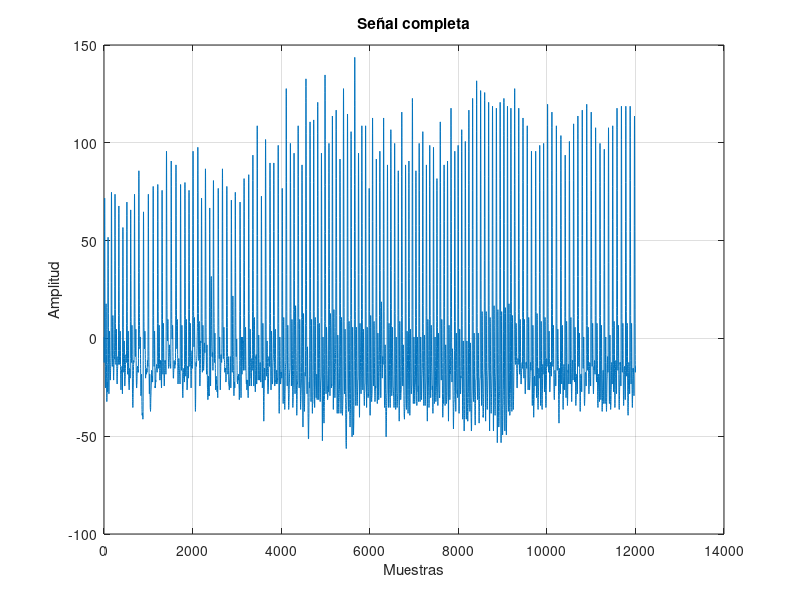
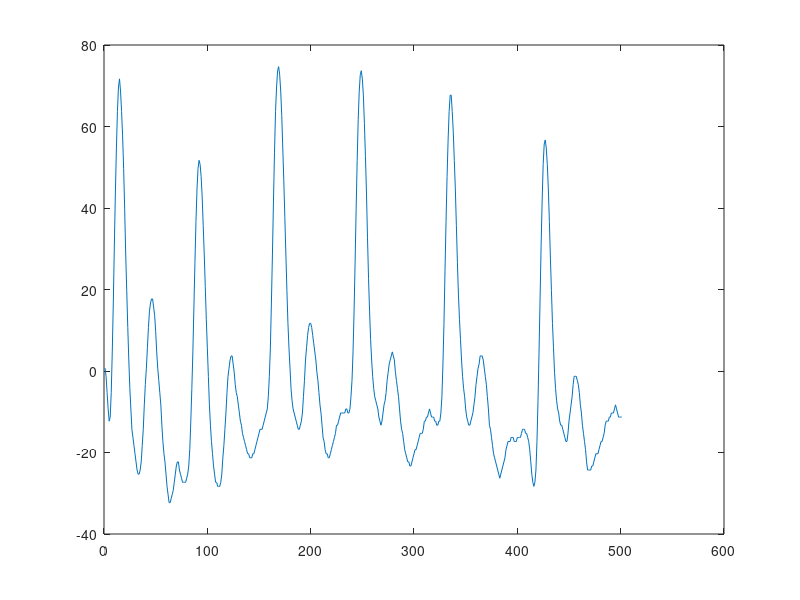

MATLAB code for these plots, in order: (Note: this script raises an error after producing the figures.)
clc, clear, close all;
datos_ppg = load('latidos.txt'); 

% Eliminar el componente DC
datos_ppg_ac = datos_ppg - mean(datos_ppg);

% Figura 1: Señal completa
figure;
plot(datos_ppg_ac);
title('Señal completa');
xlabel('Muestras');
ylabel('Amplitud'); 
grid on;

% Figura 2: Segmentos con salto
figure;
N = length(datos_ppg_ac);
tramo = 1;
conteo = 1;
while tramo < N
    plot(datos_ppg_ac(tramo:tramo + 500));
    title('Segmento de la señal', conteo);
    xlabel('Muestras');
    ylabel('Amplitud');
    grid on;
    conteo = conteo + 1;
    pause();
    tramo = tramo + 500;
    
end
